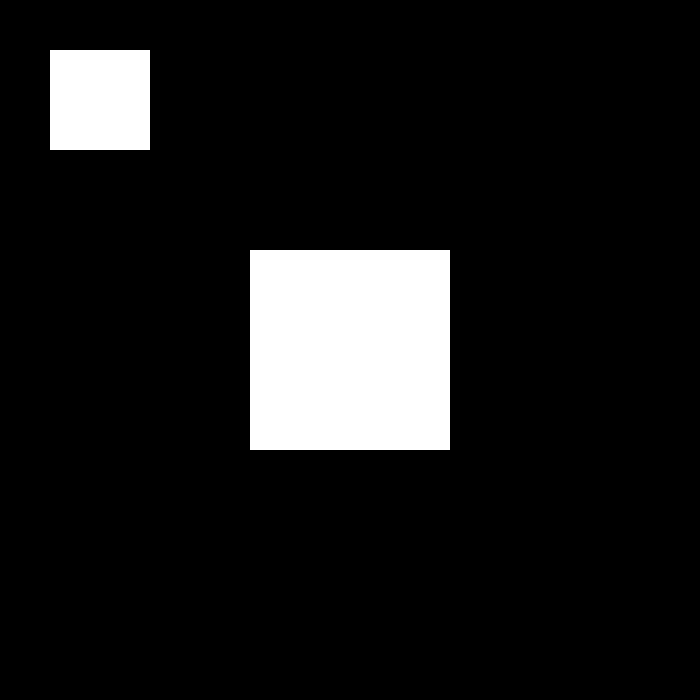
Frame 1 (no input)
Frame 60 (the mouse pressed at the canvas centre just before this capture): identical to frame 1, image omitted
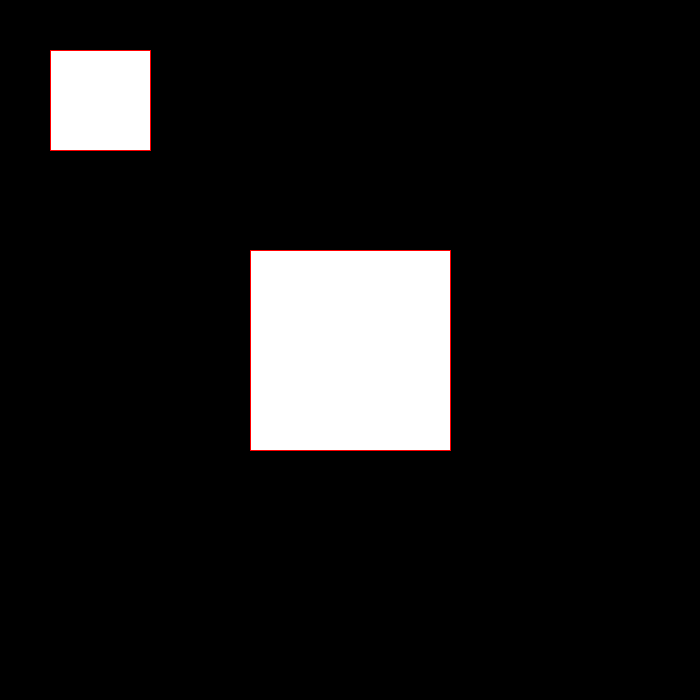
Frame 120 (the mouse held since frame 60 and released just before this capture)

The Processing sketch that drew these frames (run headless with seeded random() and noise(); from frame 60 on, the mouse is pressed at the canvas centre):

// Processing sketch: processing_67432
// ── processing_67432.pde

//Practice Code

//mouse drop
int dropX; 
int dropY; 



//on-off for ingredients going into bowl
boolean grab = false;

//this is in the bowl //outside owl
boolean isBowl = false;

//mouse/item
float ballX;
float ballY;

//moves the ball
float circX = 0.0;
float circY = 0.0;

//value of ball???
int ball = 100; 

//grab ball and moves it
boolean boxes = false;
boolean locked = false;

//the setup
void setup() {
  size(700, 700);
  ballX = width/2.0;
  ballY = height/2.0;
  rectMode(RADIUS);
}

//the shapes
void draw() {
  background(0);
  noStroke();
  smooth();
  fill(255);

  //mouse over the box
  if (mouseX > ballX - ball && mouseX < ballX + ball && mouseY > ballY - ball && mouseY < ballY + ball) {
    boxes = true;

    if (!locked) {
      stroke(255, 0, 0);
      fill(255);
    }
    else {
      stroke(255, 0, 255);
      fill(105);
      boxes = false;
    }
  }
  //shape ellipse(x, y, width, height) //test ingredients

  if (isBowl == false) {
    rect(ballX, ballY, ball, ball);
  }

  //test bowl
  rect(100, 100, 50, 50);
}

//clicking and holding the mouse/item
void mousePressed() {
  if (boxes) {
    locked = true;
    fill(255, 255, 0);
  }
  else {
    locked = false;
  }
  circX = mouseX - ballX;
  circY = mouseY - ballY;
}

//dragging the mouse/item to the place I want
void mouseDragged() {
  if (locked) {
    ballX = mouseX - circX;
    ballY = mouseY - circY;
  }
}

//dropping the mouse/item into the bowl
void mouseReleased() {
  locked = false;

  //distance to bowl //  //dist(x1, y1, x2, y2)
  float distance = dist(100, 100, mouseX, mouseY);

  if (distance <= ball) {
    isBowl = true;
    //more stuff needs to go here?!?!
  }

  println("X =" + ballX +"Y=" + ballY);
}
